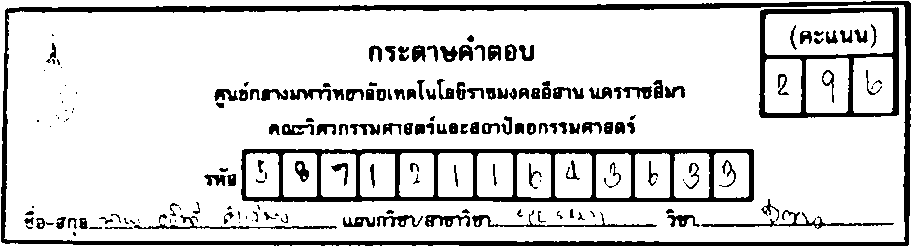
#> input picture img230.png, 911 x 246 px, found by its file name
$ python fram_detail.py
#> lines starting #> are read from the running program, lines starting #| are printed output that depends on the picture; after the words box and inside, x2 and y2 are one past the last pixel; in counts of white or black regions, pixels touching at a corner belong together

import cv2
import numpy as np

img = cv2.imread("img230.png")
#> img is the input picture: shape (246, 911, 3); 84.5% white; 182 black regions (48 under 20 px), largest, box (x1, y1, x2, y2) and area: (1, 1, 911, 246) 10641, (241, 149, 754, 202) 7112, (759, 7, 899, 118) 3373

gray = cv2.cvtColor(img,cv2.COLOR_BGR2GRAY)
(thresh, Img_First) = cv2.threshold(gray, 140, 255, cv2.THRESH_BINARY)
#cv2.imshow("imaB",Img_First)
#cv2.waitKey(0)
#กำหนดให้ widthคือความกล้าง และ heightคือความสูง  แล้วให้ rows คือหาค่าในแนวนอนของความสูง และ cols คือหาค่าในแนวตั้งของความกว้าง---------------------------
h,w = Img_First.shape
#> h = 246; w = 911
Rows=h
#> Rows = 246
Cols=w
#> Cols = 911


# print(SumPixel_HNo1)
# print(w,h)
fram = 0
fram2 = 0

for i in range(0,h+1,+1):
    if i<h:
        fram += 1
    else:
        fram2 = +fram
        break
#> after the loop, fram = 246

test = Img_First[fram-40:fram2+40, 0:w]
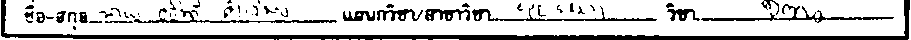
#> test: shape (40, 911); 78.6% white; 53 black regions (20 under 20 px), largest, box (x1, y1, x2, y2) and area: (1, 0, 910, 40) 4134, (701, 4, 894, 23) 623, (472, 4, 657, 21) 521
h2,w2 = test.shape
#> h2 = 40; w2 = 911

k = h-h2
#> k = 206
print(k)
#| 206

test2 = Img_First[fram-h:fram-42, 0:w]
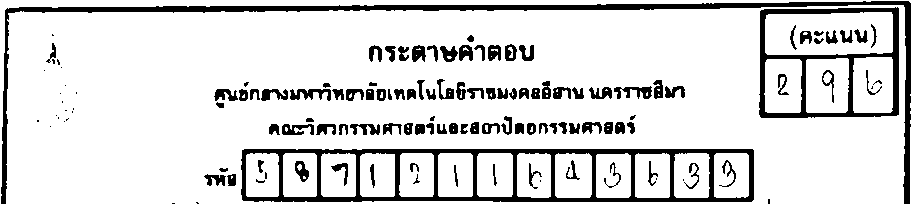
#> test2: shape (204, 911); 85.6% white; 133 black regions (31 under 20 px), largest, box (x1, y1, x2, y2) and area: (241, 149, 754, 202) 7112, (1, 1, 911, 204) 6485, (759, 7, 899, 118) 3373
cv2.imshow("asd",test2)
cv2.waitKey(0)

$ run again, with img224.png copied over img230.png
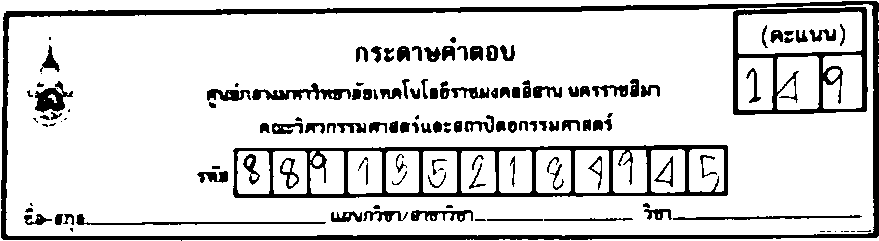
#> input picture img224.png, 879 x 241 px, found by its file name
#> img is the input picture: shape (241, 879, 3); 84.1% white; 135 black regions (23 under 20 px), largest, box (x1, y1, x2, y2) and area: (1, 1, 879, 241) 10438, (233, 145, 728, 198) 6421, (733, 7, 868, 115) 3444
#> `test = Img_First[fram-40:fram2+40, 0:w]`:
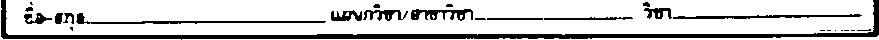
#> test: shape (40, 879); 80.4% white; 26 black regions (10 under 20 px), largest, box (x1, y1, x2, y2) and area: (1, 0, 879, 40) 4064, (76, 13, 326, 24) 584, (673, 14, 862, 19) 467
#| 201
#> `test2 = Img_First[fram-h:fram-42, 0:w]`:
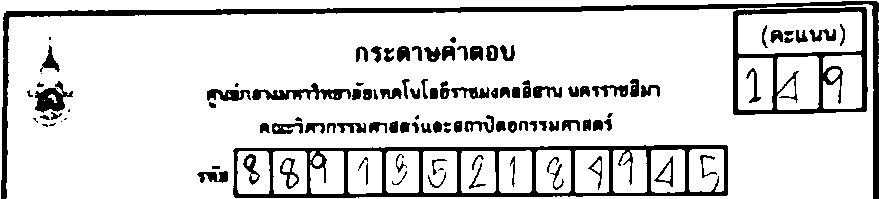
#> test2: shape (199, 879); 84.7% white; 110 black regions (13 under 20 px), largest, box (x1, y1, x2, y2) and area: (233, 145, 728, 198) 6421, (1, 1, 879, 199) 6354, (733, 7, 868, 115) 3444

$ run again, with img225.png copied over img230.png
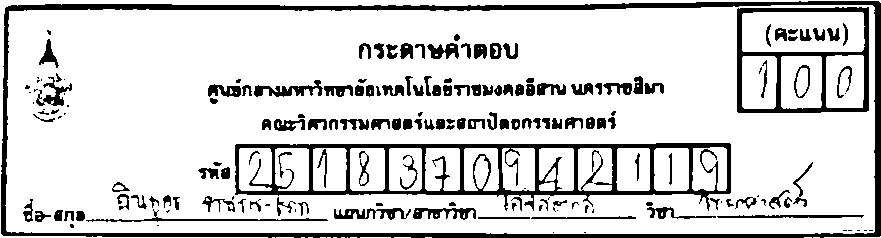
#> input picture img225.png, 881 x 238 px, found by its file name
#> img is the input picture: shape (238, 881, 3); 83.3% white; 178 black regions (43 under 20 px), largest, box (x1, y1, x2, y2) and area: (1, 1, 881, 238) 10145, (235, 143, 731, 211) 7645, (737, 7, 869, 113) 3019
#> `test = Img_First[fram-40:fram2+40, 0:w]`:
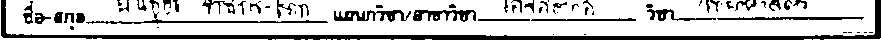
#> test: shape (40, 881); 77.1% white; 65 black regions (24 under 20 px), largest, box (x1, y1, x2, y2) and area: (1, 0, 881, 40) 3910, (86, 11, 328, 24) 499, (334, 10, 411, 22) 461
#| 198
#> `test2 = Img_First[fram-h:fram-42, 0:w]`:
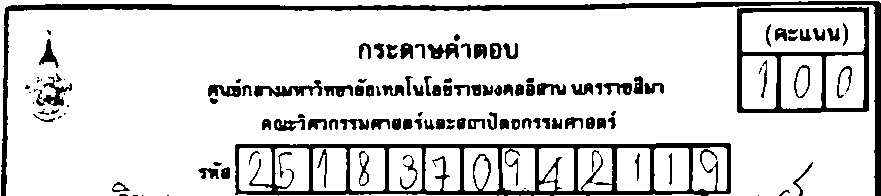
#> test2: shape (196, 881); 84.5% white; 126 black regions (25 under 20 px), largest, box (x1, y1, x2, y2) and area: (235, 143, 731, 196) 7478, (1, 1, 881, 196) 6213, (737, 7, 869, 113) 3019
